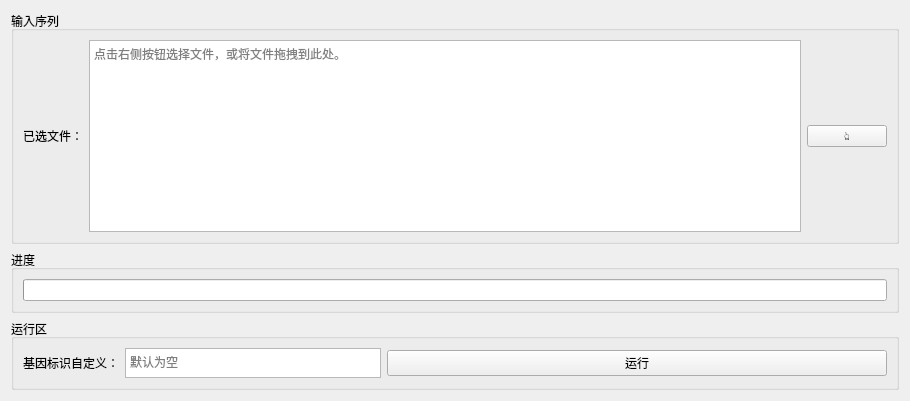
          <widget class="QWidget" name="as_calcu">
           <attribute name="title">
            <string>组装指标计算</string>
           </attribute>
           <layout class="QVBoxLayout" name="verticalLayout_26" stretch="3,0,0">
            <item>
             <widget class="QGroupBox" name="groupBox_30">
              <property name="title">
               <string>输入序列</string>
              </property>
              <layout class="QHBoxLayout" name="horizontalLayout_52">
               <item>
                <widget class="QLabel" name="label_43">
                 <property name="text">
                  <string>已选文件：</string>
                 </property>
                </widget>
               </item>
               <item>
                <widget class="QTextBrowser" name="qc_file">
                 <property name="verticalScrollBarPolicy">
                  <enum>Qt::ScrollBarAlwaysOff</enum>
                 </property>
                 <property name="placeholderText">
                  <string>点击右侧按钮选择文件，或将文件拖拽到此处。</string>
                 </property>
                </widget>
               </item>
               <item>
                <widget class="QPushButton" name="sel_qc_file">
                 <property name="text">
                  <string>👆</string>
                 </property>
                </widget>
               </item>
              </layout>
             </widget>
            </item>
            <item>
             <widget class="QGroupBox" name="groupBox_33">
              <property name="title">
               <string>进度</string>
              </property>
              <layout class="QVBoxLayout" name="verticalLayout_25">
               <item>
                <widget class="QProgressBar" name="qc_progress">
                 <property name="enabled">
                  <bool>true</bool>
                 </property>
                 <property name="value">
                  <number>0</number>
                 </property>
                 <property name="textVisible">
                  <bool>false</bool>
                 </property>
                </widget>
               </item>
              </layout>
             </widget>
            </item>
            <item>
             <widget class="QGroupBox" name="groupBox_34">
              <property name="title">
               <string>运行区</string>
              </property>
              <layout class="QHBoxLayout" name="horizontalLayout_35">
               <item>
                <widget class="QLabel" name="label_44">
                 <property name="text">
                  <string>基因标识自定义：</string>
                 </property>
                </widget>
               </item>
               <item>
                <widget class="QTextEdit" name="gene_symbol_2">
                 <property name="maximumSize">
                  <size>
                   <width>16777215</width>
                   <height>30</height>
                  </size>
                 </property>
                 <property name="placeholderText">
                  <string>默认为空</string>
                 </property>
                </widget>
               </item>
               <item>
                <widget class="QPushButton" name="qc_running">
                 <property name="minimumSize">
                  <size>
                   <width>500</width>
                   <height>0</height>
                  </size>
                 </property>
                 <property name="text">
                  <string>运行</string>
                 </property>
                </widget>
               </item>
              </layout>
             </widget>
            </item>
           </layout>
          </widget>
